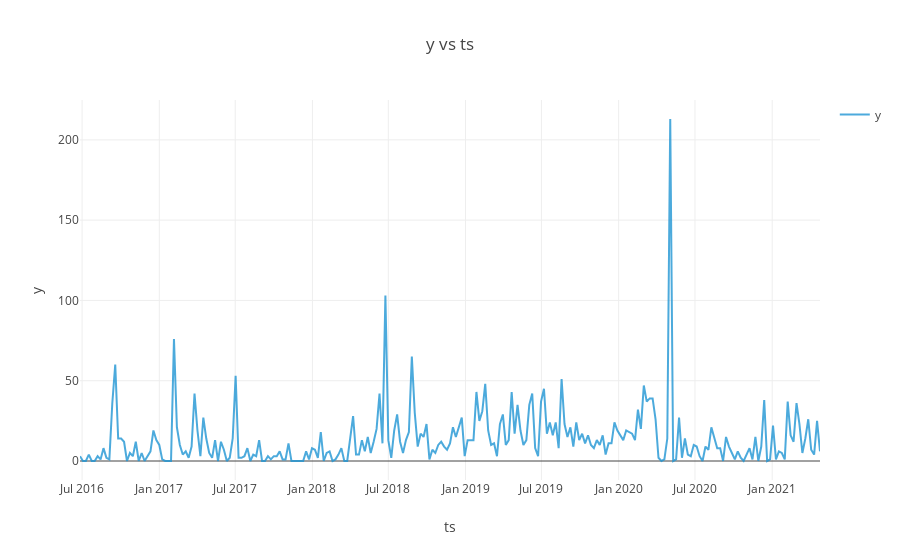

The notebook cell this image was saved under:
### Code cell
ts = result.timeseries
fig = ts.plot()
plotly.io.show(fig)

### Figure 1 — Plotly figure (JSON) as saved in the notebook; plotly's stock layout.template omitted (floating-point values rounded to 4 significant figures; data arrays with more than 128 entries replaced by an {"elided": "..."} marker saying what was removed)
{"data": [{"line": {"color": "rgb(32, 149, 212)"}, "mode": "lines", "name": "y", "opacity": 0.8, "type": "scatter", "uid": "dd678e6d-2b28-4d70-b806-e45f7558c874", "x": {"elided": "253 str values"}, "y": {"elided": "253 int values"}}], "layout": {"legend": {"traceorder": "reversed"}, "showlegend": true, "title": {"text": "y vs ts"}, "xaxis": {"title": {"text": "ts"}, "type": "date", "range": ["2016-06-26", "2021-04-25"], "autorange": true}, "yaxis": {"title": {"text": "y"}, "type": "linear", "range": [-11.83, 224.8], "autorange": true}, "autosize": true}}
